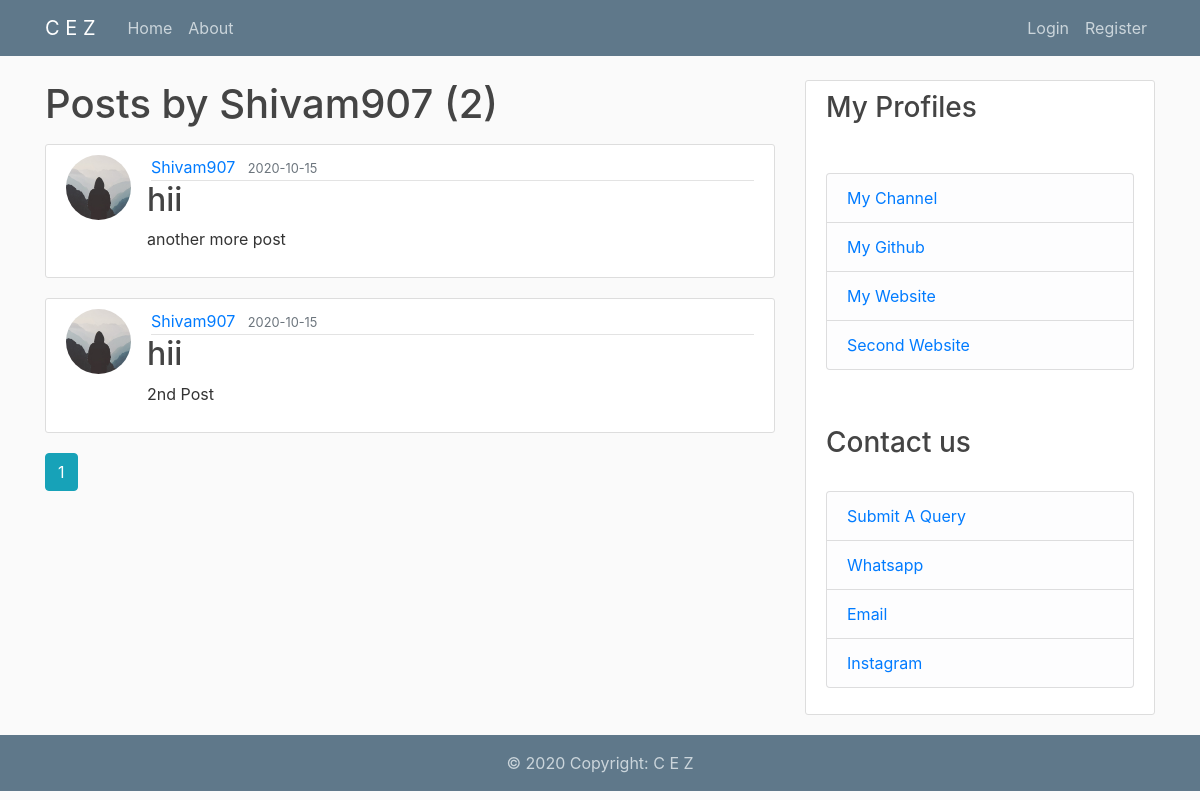
/user/Shivam907, run on the app's committed database.
### flaskblog/models.py (models this page shows, shortened)
class User(db.Model, UserMixin):
    id = db.Column(db.Integer, primary_key=True)
    username = db.Column(db.String(20), unique=True, nullable=False)
    email = db.Column(db.String(120), unique=True, nullable=False)
    image_file = db.Column(db.String(20), nullable=False, default='default.jpg')
    password = db.Column(db.String(60), nullable=False)
    posts = db.relationship('Post', backref='author', lazy=True)

class Post(db.Model):
    id = db.Column(db.Integer, primary_key=True)
    title = db.Column(db.String(100), nullable=False)
    date_posted = db.Column(db.DateTime, nullable=False, default=datetime.utcnow)
    content = db.Column(db.Text, nullable=False)
    user_id = db.Column(db.Integer, db.ForeignKey('user.id'), nullable=False)
    img_file = db.Column(db.String(20), nullable=False, default='default.jpg'), '{self.img_file}'

### flaskblog/routes.py (the view)
@app.route("/user/<string:username>")
def user_posts(username):
    page = request.args.get('page', 1, type=int)
    user = User.query.filter_by(username=username).first_or_404()
    posts = Post.query.filter_by(author=user)\
        .order_by(Post.date_posted.desc())\
        .paginate(page=page, per_page=5)
    return render_template('user_posts.html', posts=posts, user=user)

### flaskblog/templates/user_posts.html
{% extends "layout.html" %}
{% block content %}
    <h1 class="mb-3">Posts by {{ user.username }} ({{ posts.total }})</h1>
    {% for post in posts.items %}
        <article class="media content-section">
          <img class="rounded-circle article-img" src="{{ url_for('static', filename='profile_pics/' + post.author.image_file) }}">
          <div class="media-body">
            <div class="article-metadata">
              <a class="mr-2" href="{{ url_for('user_posts', username=post.author.username) }}">{{ post.author.username }}</a>
              <small class="text-muted">{{ post.date_posted.strftime('%Y-%m-%d') }}</small>
            </div>
            <h2><a class="article-title" href="{{ url_for('post', post_id=post.id) }}">{{ post.title }}</a></h2>
            <p class="article-content">{{ post.content }}</p>
          </div>
        </article>
    {% endfor %}
    {% for page_num in posts.iter_pages(left_edge=1, right_edge=1, left_current=1, right_current=2) %}
      {% if page_num %}
        {% if posts.page == page_num %}
          <a class="btn btn-info mb-4" href="{{ url_for('user_posts', username=user.username, page=page_num) }}">{{ page_num }}</a>
        {% else %}
          <a class="btn btn-outline-info mb-4" href="{{ url_for('user_posts', username=user.username, page=page_num) }}">{{ page_num }}</a>
        {% endif %}
      {% else %}
        ...
      {% endif %}
    {% endfor %}
{% endblock content %}

### flaskblog/static/main.css (style rules this page uses)
body { background: #fafafa; color: #333333; margin-top: 5rem; }
h1, h2, h3, h4, h5, h6 { color: #444444; }
.content-section { background: #ffffff; padding: 10px 20px; border: 1px solid #dddddd; border-radius: 3px; margin-bottom: 20px; }
.article-title { color: #444444; }
.article-content { white-space: pre-line; }
.article-img { height: 65px; width: 65px; margin-right: 16px; }
.article-metadata { padding-bottom: 1px; margin-left: 4px; border-bottom: 1px solid #e3e3e3 }

### flaskblog/templates/layout.html (style rules this page uses)
img { width: 40px; height: 40px; }

### data on the page
User: username "Shivam907"
Post: image_file (placeholder picture), author.username "Shivam907", date_posted "2020-10-15", title "hii", content "another more post"
Post: image_file (placeholder picture), author.username "Shivam907", date_posted "2020-10-15", title "hii", content "2nd Post"

### other printed values
{{ posts.total }} "2"
{{ page_num }} "1"
